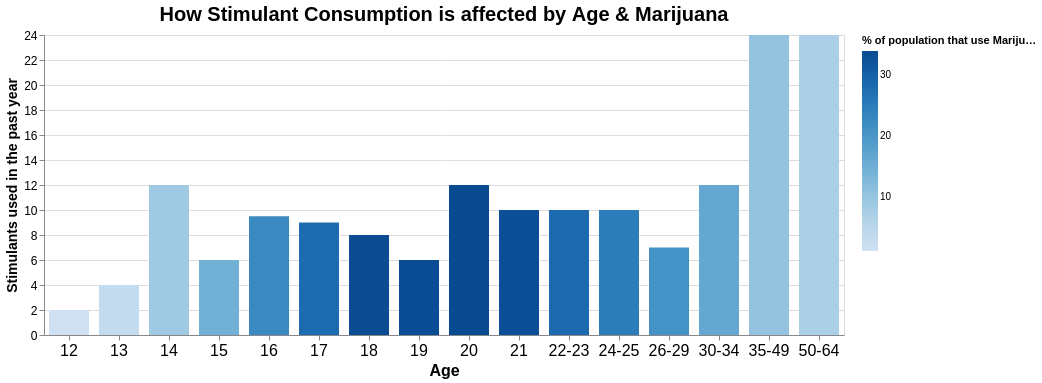

This figure's notebook cell:
### Code cell
#Now we will do the same thing with marijuana for the last three visualizations
DataMarijuanavsStimulants= pd.read_csv("MvsStimulant.csv")
G8 = alt.Chart(DataMarijuanavsStimulants).encode(
x = alt.X('age',title = "Age",axis=alt.Axis(labelAngle=0, labelFontSize=16, titleFontSize=16)),
y = alt.Y("stimulant_frequency",title = "Stimulants used in the past year",axis=alt.Axis(labelAngle=0, labelFontSize=12, titleFontSize=14)),
color = alt.Color("marijuana_use",title = "% of population that use Marijuana",scale = alt.Scale(scheme = 'blues')),
tooltip = ["marijuana_use","stimulant_frequency",'age']).interactive()

B = alt.Chart(DataMarijuanavsStimulants).encode(
x = alt.X('age',title = "Age",axis=alt.Axis(labelAngle=0, labelFontSize=16, titleFontSize=16)),
y = alt.Y("stimulant_frequency",axis=alt.Axis(labelAngle=0, labelFontSize=12, titleFontSize=14)),
)




A = G8.properties(width = 800, height = 300, title = {'text':'How Stimulant Consumption is affected by Age & Marijuana', 'fontSize':20})
A.mark_bar(size = 40)

### Figure 1 — Vega-Lite specification as saved in the notebook (floating-point values rounded to 4 significant figures)
{"config": {"view": {"continuousWidth": 300, "continuousHeight": 300}}, "data": {"name": "data-c913308482dc0f6831e9dce2fa2b09ca"}, "mark": {"type": "bar", "size": 40}, "encoding": {"color": {"field": "marijuana_use", "scale": {"scheme": "blues"}, "title": "% of population that use Marijuana", "type": "quantitative"}, "tooltip": [{"field": "marijuana_use", "type": "quantitative"}, {"field": "stimulant_frequency", "type": "quantitative"}, {"field": "age", "type": "nominal"}], "x": {"axis": {"labelAngle": 0, "labelFontSize": 16, "titleFontSize": 16}, "field": "age", "title": "Age", "type": "nominal"}, "y": {"axis": {"labelAngle": 0, "labelFontSize": 12, "titleFontSize": 14}, "field": "stimulant_frequency", "title": "Stimulants used in the past year", "type": "quantitative"}}, "height": 300, "params": [{"name": "param_1e9efca18e7a2868", "select": {"type": "interval", "encodings": ["x", "y"]}, "bind": "scales"}], "title": {"text": "How Stimulant Consumption is affected by Age & Marijuana", "fontSize": 20}, "width": 800, "$schema": "https://vega.github.io/schema/vega-lite/v6.4.1.json", "datasets": {"data-c913308482dc0f6831e9dce2fa2b09ca": [{"age": "12", "marijuana_use": 1.1, "stimulant_frequency": 2.0}, {"age": "13", "marijuana_use": 3.4, "stimulant_frequency": 4.0}, {"age": "14", "marijuana_use": 8.7, "stimulant_frequency": 12.0}, {"age": "15", "marijuana_use": 14.5, "stimulant_frequency": 6.0}, {"age": "16", "marijuana_use": 22.5, "stimulant_frequency": 9.5}, {"age": "17", "marijuana_use": 28.0, "stimulant_frequency": 9.0}, {"age": "18", "marijuana_use": 33.7, "stimulant_frequency": 8.0}, {"age": "19", "marijuana_use": 33.4, "stimulant_frequency": 6.0}, {"age": "20", "marijuana_use": 34.0, "stimulant_frequency": 12.0}, {"age": "21", "marijuana_use": 33.0, "stimulant_frequency": 10.0}, {"age": "22-23", "marijuana_use": 28.4, "stimulant_frequency": 10.0}, {"age": "24-25", "marijuana_use": 24.9, "stimulant_frequency": 10.0}, {"age": "26-29", "marijuana_use": 20.8, "stimulant_frequency": 7.0}, {"age": "30-34", "marijuana_use": 16.4, "stimulant_frequency": 12.0}, {"age": "35-49", "marijuana_use": 10.4, "stimulant_frequency": 24.0}, {"age": "50-64", "marijuana_use": 7.3, "stimulant_frequency": 24.0}]}}
